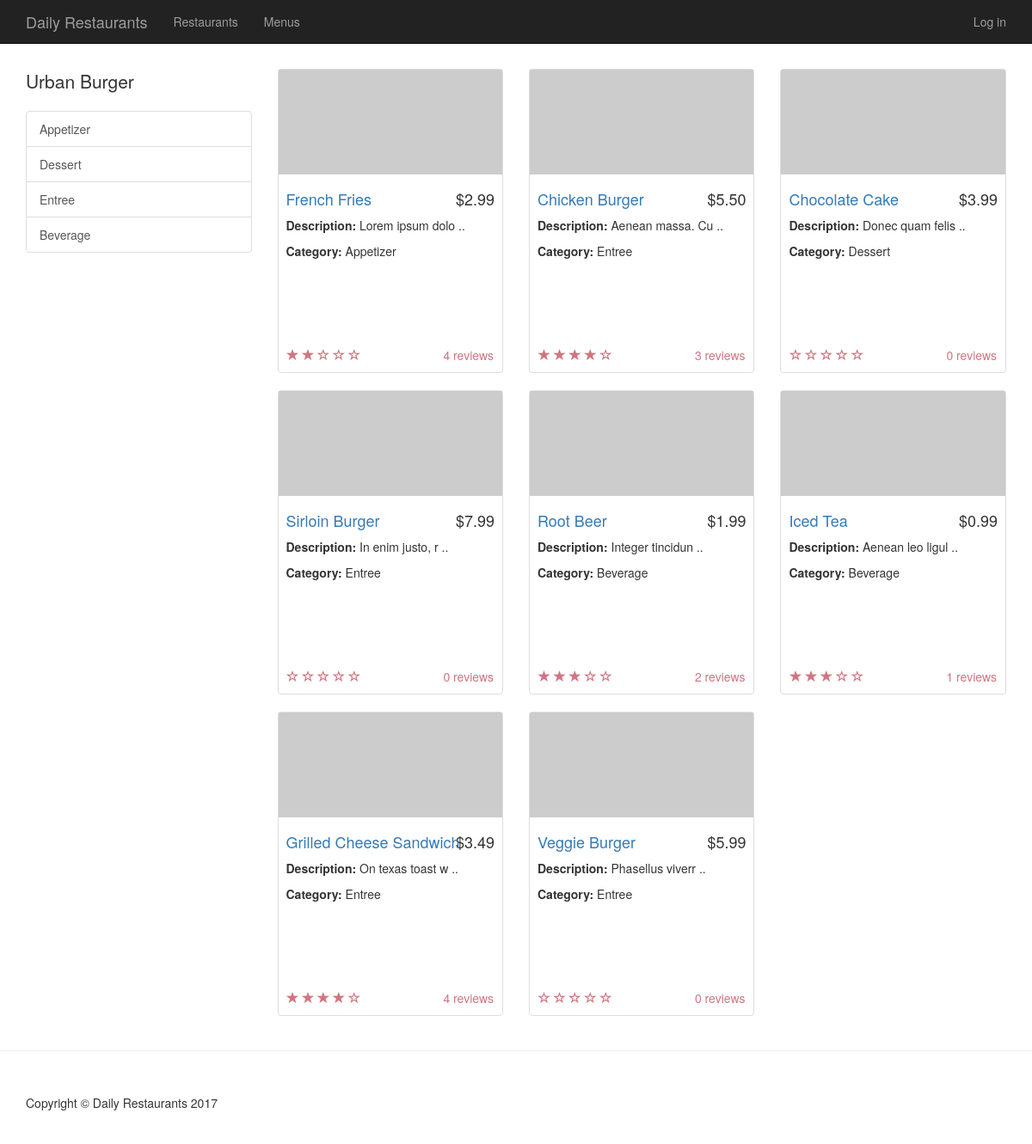
Page /restaurant/1/menu on the committed database.
### models.py (models this page shows, shortened)
class Restaurant(Base):
    __tablename__ = 'restaurant'
    name = Column(String(20), nullable=False)
    description = Column(String(), nullable=False)
    telephone = Column(String(20), nullable=False)
    image = Column(String(), nullable=True)
    id = Column(Integer, nullable=False, primary_key=True)
    user_id = Column(Integer, ForeignKey('user.id'))
    user = relationship(User)

class MenuItem(Base):
    __tablename__ = 'menuItem'
    name = Column(String(20), nullable=False)
    description = Column(String(), nullable=False)
    category = Column(String(20), nullable=False)
    price = Column(String(8), nullable=False)
    reviews = Column(Integer, nullable=True, default=0)
    rate = Column(Integer, nullable=True, default=0)
    image = Column(String(), nullable=True)
    id = Column(Integer, nullable=False, primary_key=True)
    restaurant_id = Column(Integer, ForeignKey('restaurant.id'))
    restaurant = relationship(Restaurant, backref=backref("menuItem", cascade="all, delete"))
    user_id = Column(Integer, ForeignKey('user.id'))
    user = relationship(User)

### run.py (the view)
@app.route('/restaurant/<int:restaurant_id>')
@app.route('/restaurant/<int:restaurant_id>/menu')
def showMenu(restaurant_id):
    restaurant = session.query(Restaurant).filter_by(id=restaurant_id).one()
    menuItems = session.query(MenuItem).filter_by(
        restaurant_id=restaurant.id).all()
    return render_template('menu.html', restaurant=restaurant,
                           menuItems=menuItems)

### templates/menu.html (shortened to what this page needs)
{% extends "base.html" %}
{% block content %}
    <div class="container padding-container">
        <div class="row">
            <div class="col-md-3">
                {% if not restaurant %}
                    <p class="lead">All Menus</p>
                    <div class="list-group">
                        <a href="{{ url_for('showAllMenusByCategory', category='Appetizer') }}" class="list-group-item">Appetizer</a>
                        <a href="{{ url_for('showAllMenusByCategory', category='Dessert') }}" class="list-group-item">Dessert</a>
                        <a href="{{ url_for('showAllMenusByCategory', category='Entree') }}" class="list-group-item">Entree</a>
                        <a href="{{ url_for('showAllMenusByCategory', category='Beverage') }}" class="list-group-item">Beverage</a>
                    </div>
                {% else %}
                    <p class="lead">{{ restaurant.name | safe }}</p>
                    <div class="list-group">
                        <a href="{{ url_for('showMenuByCategory', restaurant_id=restaurant.id, category='Appetizer') }}" class="list-group-item">Appetizer</a>
                        <a href="{{ url_for('showMenuByCategory', restaurant_id=restaurant.id, category='Dessert') }}" class="list-group-item">Dessert</a>
                        <a href="{{ url_for('showMenuByCategory', restaurant_id=restaurant.id, category='Entree') }}" class="list-group-item">Entree</a>
                        <a href="{{ url_for('showMenuByCategory', restaurant_id=restaurant.id, category='Beverage') }}" class="list-group-item">Beverage</a>
                    </div>
                {% endif %}
            </div>
            <div class="col-md-9">
                {% for menuItems_row in menuItems | batch(3, '&nbsp;')%}
                    <div class="row">
                        {% for menuItem in menuItems_row %}
                            {% if menuItem != '&nbsp;' %}
                                <div class="col-sm-4 col-lg-4 col-md-4">
                                    <div class="thumbnail">
                                        <a href="{{ url_for('showMenuItem', menu_id=menuItem.id) }}">
                                            {% if not menuItem.image %}
                                                <img class="img-responsive" src="http://placehold.it/320x150">
                                            {% else %}
                                                <img class="img-responsive" src="{{ url_for('uploaded_file', filename=menuItem.image) }}">
                                            {% endif %}
                                        </a>
                                        <div class="caption">
                                            <h4 class="pull-right">{{ menuItem.price }}</h4>
                                            <h4><a href="{{ url_for('showMenuItem', menu_id=menuItem.id) }}">{{ menuItem.name | safe }}</a></h4>
                                            <p> <strong>Description: </strong>
                                                {% if menuItem.description | length > 18 %}
                                                    {{ menuItem.description[:16] | safe }} ..
                                                {% else %}
                                                    {{ menuItem.description | safe }}
                                                {% endif %}
                                            </p>
                                            <p><strong>Category: </strong> {{ menuItem.category }}</p>
                                        </div>
                                        <div class="ratings">
                                            <p class="pull-right">{{ menuItem.reviews }} reviews</p>
                                            <p>
                                                {% for i in range((menuItem.rate | int)) %}
                                                    <span class="glyphicon glyphicon-star"></span>
                                                {% endfor %}
                                                {% for i in range(5 - (menuItem.rate | int)) %}
                                                    <span class="glyphicon glyphicon-star-empty"></span>
                                                {% endfor %}
                                            </p>
                                        </div>
                                    </div>
                                </div>
                            {% endif %}
                        {% endfor %}
                    </div>
                {% endfor %}
            </div>
        </div>
    </div>
    <hr>
{% endblock %}

### static/css/base-style.css (style rules this page uses)
body { margin-top: 50px; }
.padding-container { padding-top: 30px !important; }
.thumbnail img { width: 100%; }
.ratings { padding-right: 10px; padding-left: 10px; color: #d17581; }
.thumbnail { padding: 0; }
.caption { height: 200px; overflow: hidden; }
.caption h4 { white-space: nowrap; }

### rows in the picture
Restaurant: name "Urban Burger"
MenuItem: price "$2.99", name "French Fries", description "Lorem ipsum dolo", category "Appetizer", reviews "4", rate 2 (drawn)
MenuItem: price "$5.50", name "Chicken Burger", description "Aenean massa. Cu", category "Entree", reviews "3", rate 4 (drawn)
MenuItem: price "$3.99", name "Chocolate Cake", description "Donec quam felis", category "Dessert", reviews "0", rate 0 (drawn)
MenuItem: price "$7.99", name "Sirloin Burger", description "In enim justo, r", category "Entree", reviews "0", rate 0 (drawn)
MenuItem: price "$1.99", name "Root Beer", description "Integer tincidun", category "Beverage", reviews "2", rate 3 (drawn)
MenuItem: price "$0.99", name "Iced Tea", description "Aenean leo ligul", category "Beverage", reviews "1", rate 3 (drawn)
MenuItem: price "$3.49", name "Grilled Cheese Sandwich", description "On texas toast w", category "Entree", reviews "4", rate 4 (drawn)
MenuItem: price "$5.99", name "Veggie Burger", description "Phasellus viverr", category "Entree", reviews "0", rate 0 (drawn)
